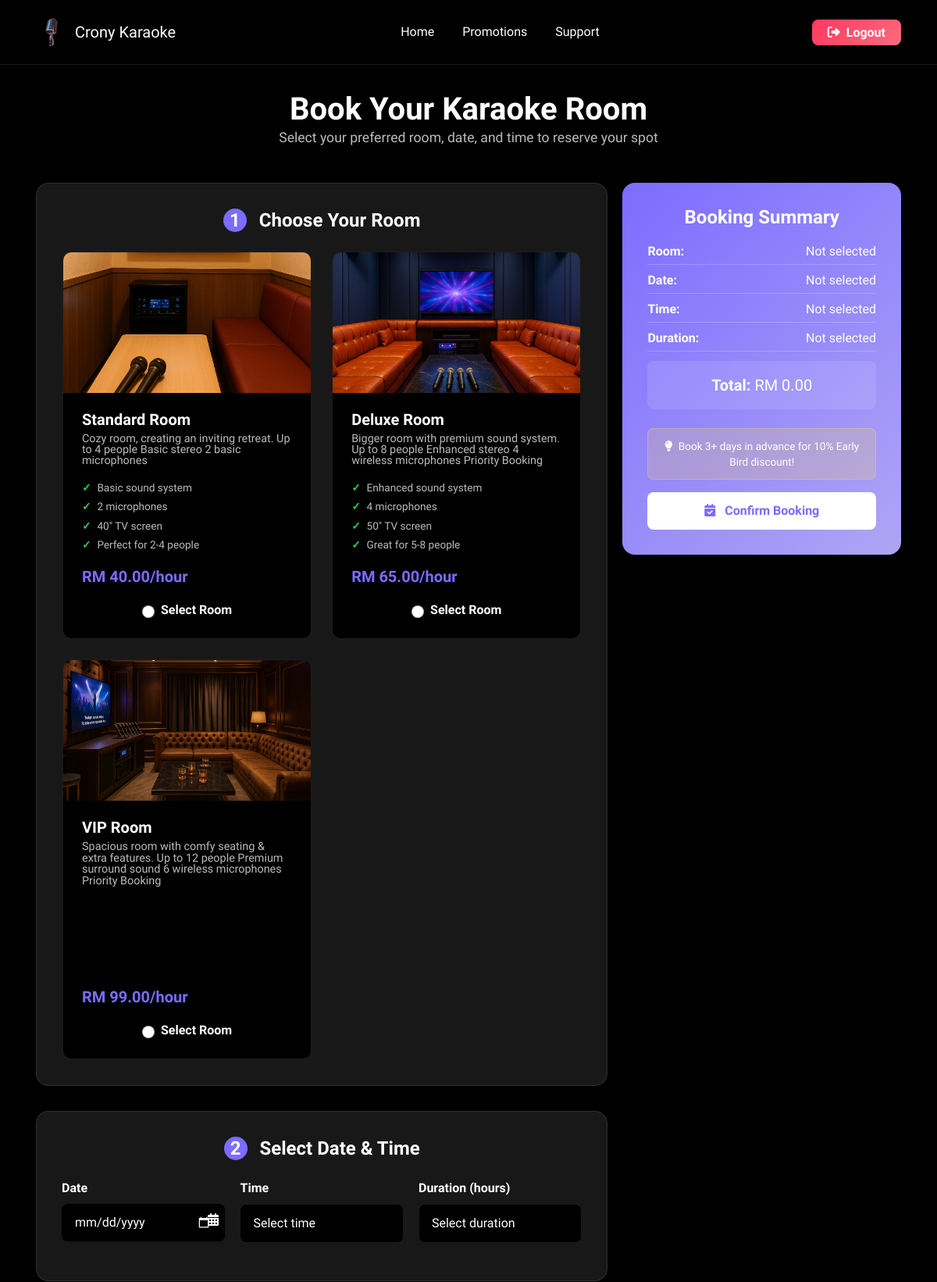
The page /user/make_reservation.php (signed in, upper part) on the database as committed earlier.
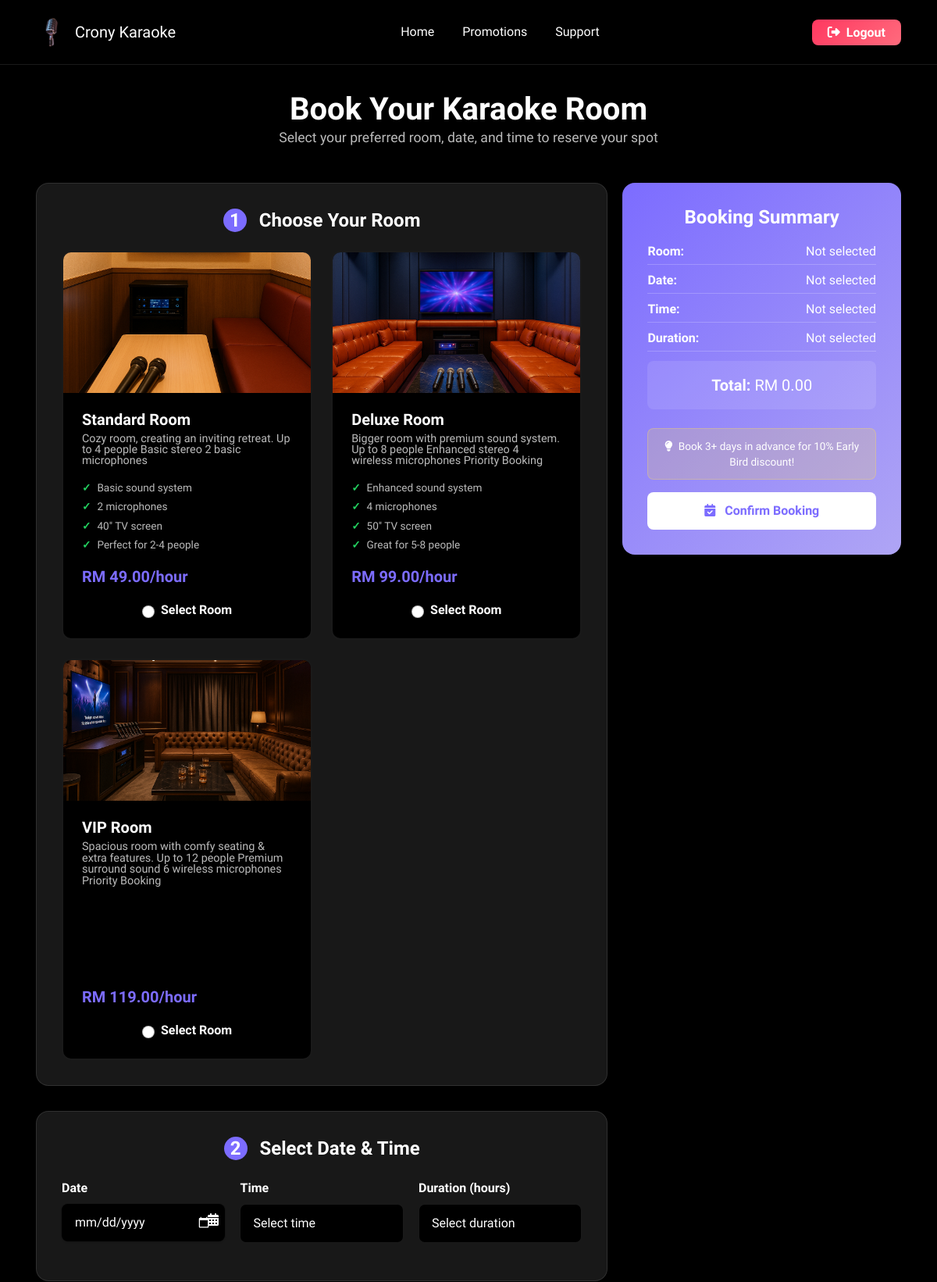
The same page on the database as committed later.
### tables this page shows
CREATE TABLE `packages` (
  `packageID` int(11) NOT NULL,
  `packageName` varchar(100) DEFAULT NULL,
  `description` text DEFAULT NULL,
  `pricePerHour` decimal(10,2) DEFAULT NULL
);

### user/make_reservation.php (the view, shortened to what the changed rows need)
<?php
include '../dbconfig.php';
$packageQuery = "SELECT packageName, pricePerHour, description FROM packages ORDER BY pricePerHour";
$packageResult = mysqli_query($conn, $packageQuery);
$packages = [];
while($row = mysqli_fetch_assoc($packageResult)) {
    $packages[] = $row;
}
?>
<!DOCTYPE html>
<html lang="en">
<head>
  <link rel="stylesheet" href="../assets/bootstrap/css/bootstrap.min.css">
  <link rel="stylesheet" href="../assets/animatecss/animate.css">
  <link rel="stylesheet" href="../assets/theme/css/style.css">
  <link rel="stylesheet" href="https://cdnjs.cloudflare.com/ajax/libs/font-awesome/6.4.2/css/all.min.css">
  <link rel="stylesheet" href="../assets/make_reservation.css">
</head>
<body>
  <main class="main-content">
    <div class="container">
      <div class="page-header">
        <h1 class="page-title">Book Your Karaoke Room</h1>
      </div>
      <form method="post" action="" class="needs-validation" novalidate>
        <div class="row">
          <div class="col-lg-8">
            <div class="form-section">
              <h2 class="section-header">
                <span class="step-number">1</span>
                Choose Your Room
              </h2>
              <div class="room-grid">
                <?php
                $roomImages = [
                  'Standard' => '../assets/images/standard-room.png',
                  'Deluxe' => '../assets/images/deluxe-room.png',
                  'VIP' => '../assets/images/vip-room.png'
                ];
                $roomFeatures = [
                  'Standard' => ['Basic sound system', '2 microphones', '40" TV screen', 'Perfect for 2-4 people'],
                  'Deluxe' => ['Enhanced sound system', '4 microphones', '50" TV screen', 'Great for 5-8 people'],
                  'VIP' => ['Premium sound system', '6 microphones', '65" TV screen', 'Luxury for 8-12 people']
                ];
                foreach($packages as $package):
                  $packageName = $package['packageName'];
                ?>
                  <div class="room-card" onclick="selectRoom('<?php echo $packageName; ?>')">
                    <div class="room-image" style="background-image: url('<?php echo $roomImages[$packageName]; ?>');"></div>
                    <div class="room-details">
                      <h4 class="room-title"><?php echo $packageName; ?> Room</h4>
                      <p class="room-description"><?php echo htmlspecialchars($package['description']); ?></p>
                      <ul class="room-features">
                        <?php foreach($roomFeatures[$packageName] as $feature): ?>
                          <li><?php echo $feature; ?></li>
                        <?php endforeach; ?>
                      </ul>
                      <div class="room-price">RM <?php echo number_format($package['pricePerHour'], 2); ?>/hour</div>
                      <div class="room-select-container">
                        <input class="form-check-input room-select" type="radio" name="room" id="<?php echo strtolower($packageName); ?>-room" value="<?php echo $packageName; ?>" required>
                        <label class="form-check-label" for="<?php echo strtolower($packageName); ?>-room">
                          Select Room
                        </label>
                      </div>
                    </div>
                  </div>
                <?php endforeach; ?>
              </div>
            </div>
            <div class="form-section">
              <h2 class="section-header">
                <span class="step-number">2</span>
                Select Date & Time
              </h2>
            </div>
          </div>
        </div>
      </form>
    </div>
  </main>
</body>
</html>

Rows that differ between the two databases and show on the page:
changed packages "Standard": pricePerHour "40.00" → "49.00"
changed packages "Deluxe": pricePerHour "65.00" → "99.00"
changed packages "VIP": pricePerHour "99.00" → "119.00"
